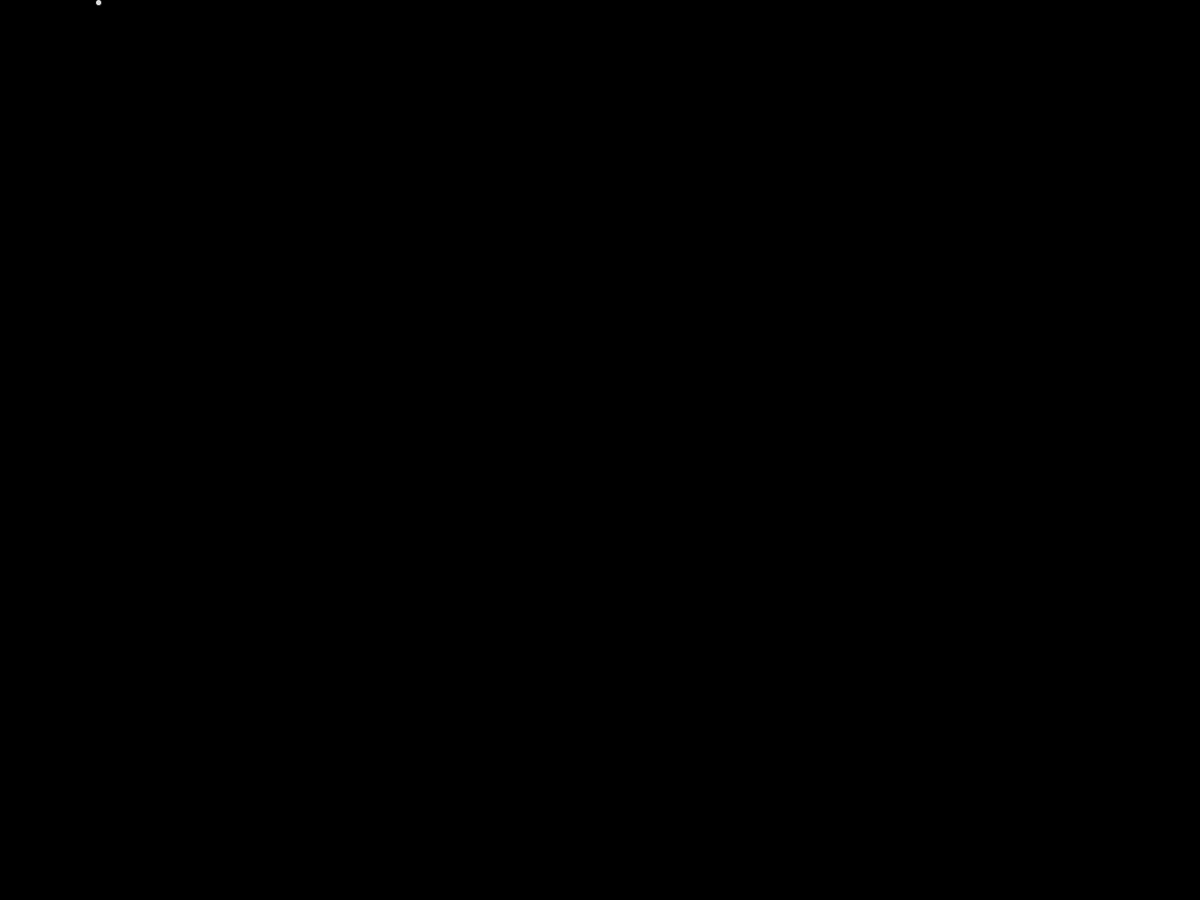
Frame 1 (no input)
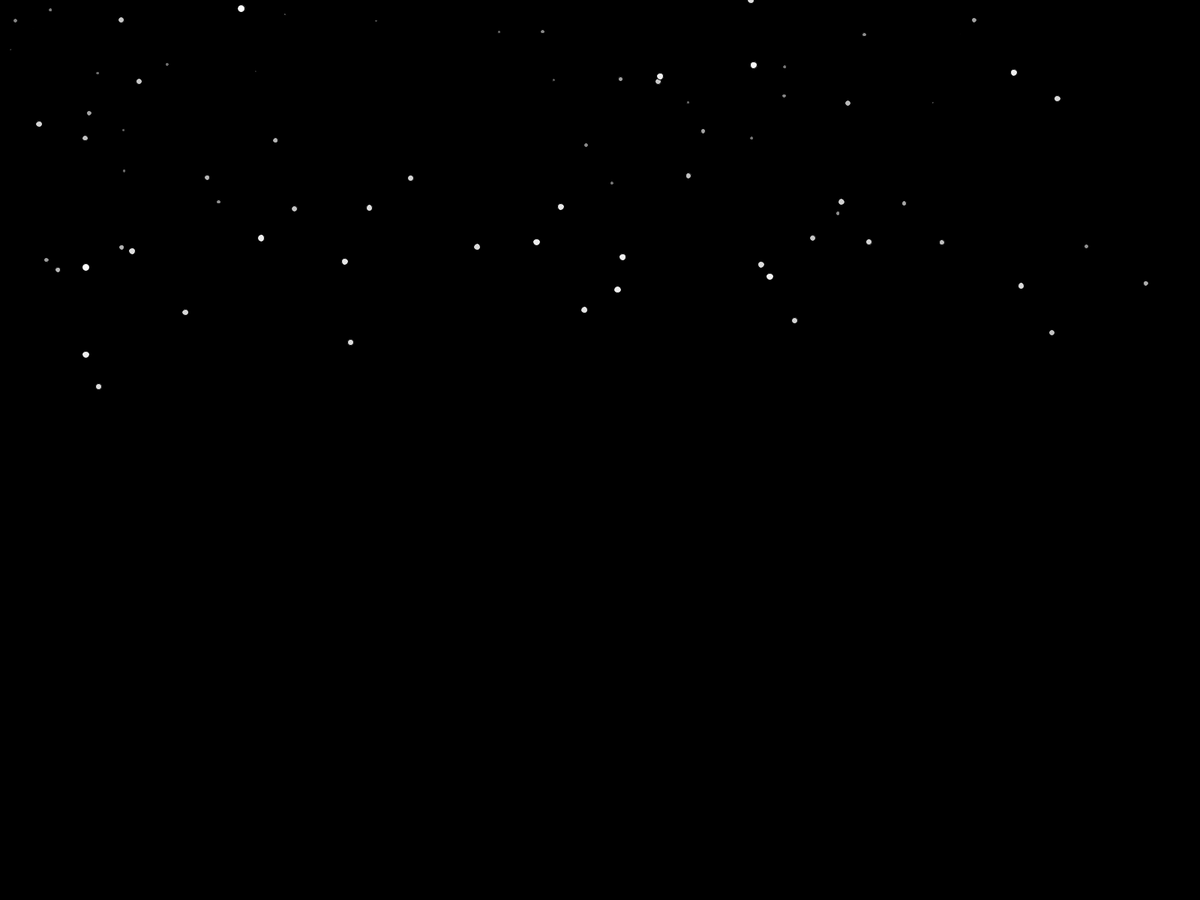
Frame 60 (the mouse pressed at the canvas centre just before this capture)
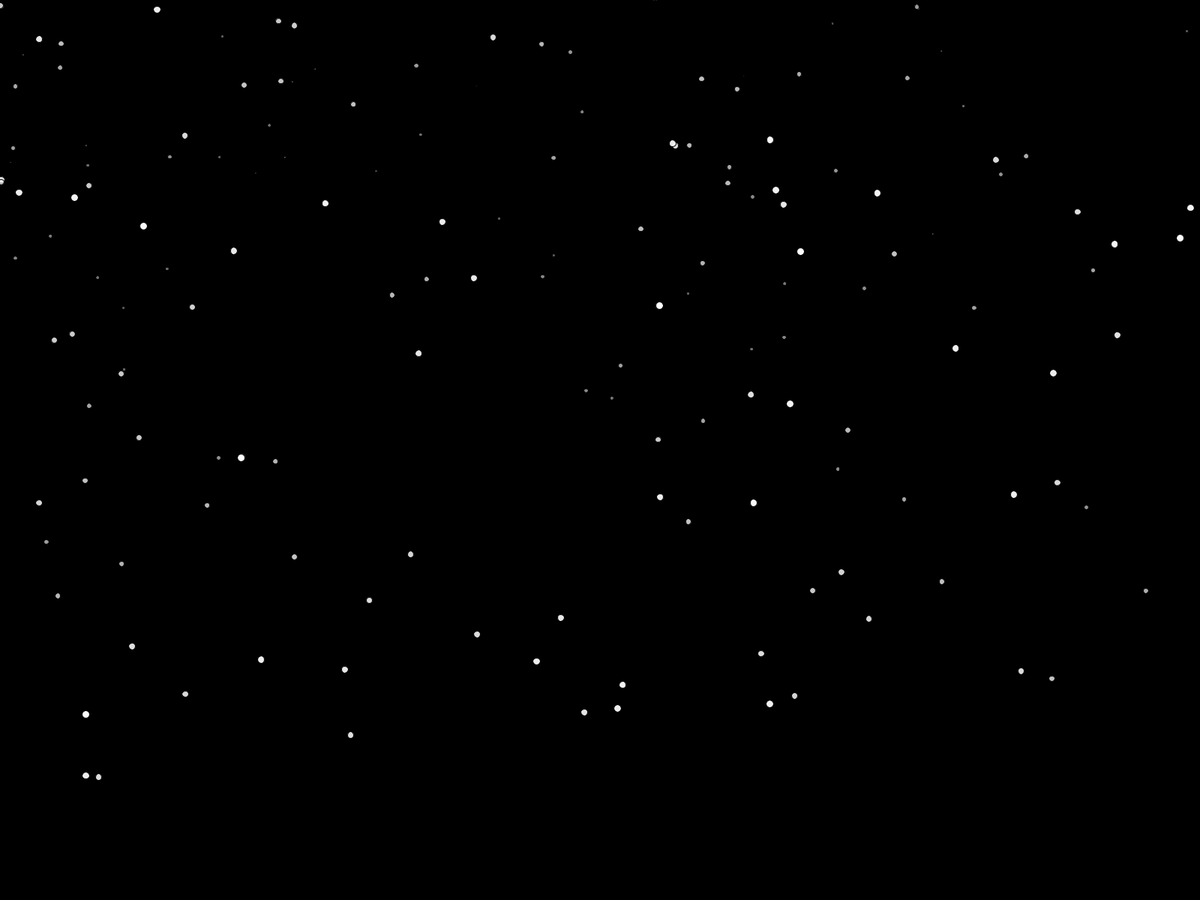
Frame 120 (the mouse held since frame 60 and released just before this capture)

The Processing sketch that drew these frames (run headless with seeded random() and noise(); from frame 60 on, the mouse is pressed at the canvas centre):

// Processing sketch: SnowSimulator
// ── SnowSimulator.pde
float[] x;
float[] y;
float[] alpha;
int num;

void setup(){
  //size(800,600);
  fullScreen();
  num = 300;
   x = new float[num];
   y = new float[num];
   alpha = new float[num];
  
   
   for(int i = 0; i < num; i++){
    x[i] = random(0, width);
    y[i] = random(-height,0);
    alpha[i] = random(0,255);
   }
}

void draw(){
 background(0);
 for(int i = 0; i < num; i++){
   y[i] = y[i] + 10*alpha[i]/255;
   if(y[i] > height){
     // generate new coordinate
     x[i] = random(0, width);
     y[i] = 0;
     alpha[i] = random(0,255);
     
   }
   fill(255, 255, 255, alpha[i]);
   ellipse(x[i], y[i], 10*alpha[i]/255, 10*alpha[i]/255);
 }
 
}
